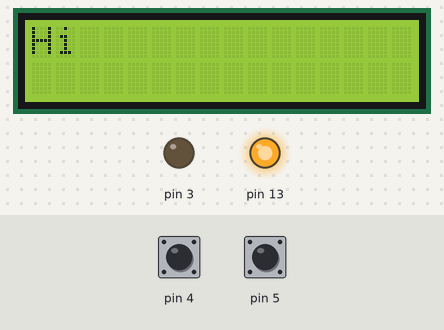
Bench run of a sketch on a simulated Arduino Uno, built with avr-gcc and run on an emulated ATmega328P. Parts: 16×2 character LCD, output pins drawn as LEDs (lit = HIGH). The inputs (shaded band) are chosen by the test bench; at power-on: pin 4 HIGH, pin 5 HIGH.

Above: at 1.2 s.
1.3 s: pin 4 pulled LOW for 0.15 s
At 2.3 s:
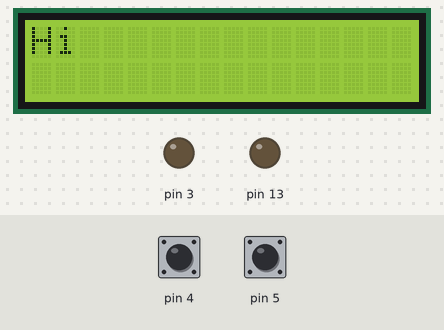
2.9 s: pin 5 pulled LOW for 0.15 s
At 3.2 s:
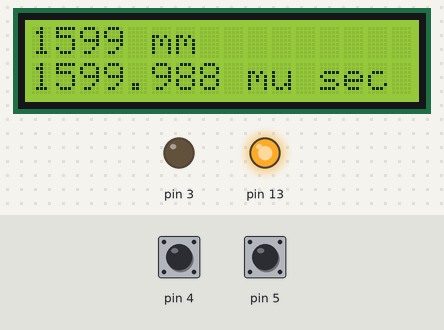
4.5 s: pin 4 driven LOW and pin 5 driven LOW
At 4.97 s:
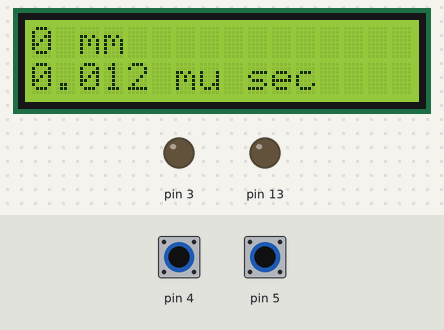
7.5 s: pin 4 driven HIGH
At 8.4 s:
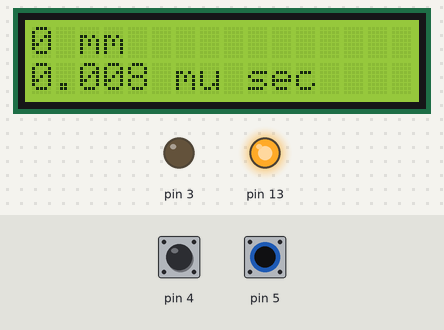
9.0 s: pin 4 driven LOW
At 11.9 s:
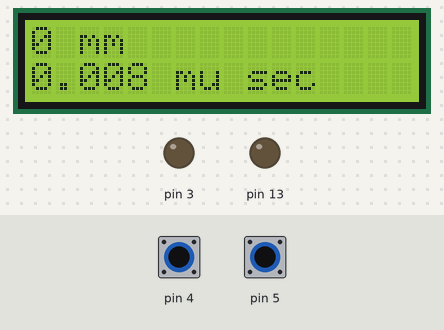
12.0 s: pin 5 driven HIGH
Timing chart, 0 to 14.5 s (numbered marks = the images above; inputs shaded):
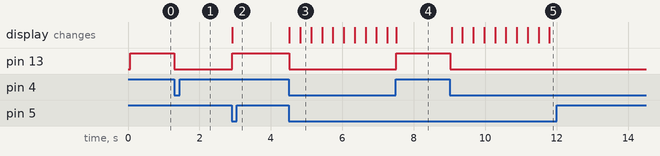

Measured:
- after the input at 1.3 s, pin 13: HIGH → LOW at once
- after the input at 2.9 s, pin 13: LOW → HIGH at once; the display: changes at once (image 2)
- after the input at 4.5 s, pin 13: HIGH → LOW at once; the display: first changes at once (image 3 shows a later state)
- after the input at 7.5 s, pin 13: LOW → HIGH at once
- after the input at 9.0 s, pin 13: HIGH → LOW at once; the display: first changes after 0.06 s (image 5 shows a later state)
- after the input at 12.0 s, every drawn part: stays the same

The sketch:

sketch_dec20a.ino
```cpp
#include <SoftwareSerial.h>
#include <LiquidCrystal.h>
#include "SerLCD.h"

SerLCD lcd(3);

void setup() {
  pinMode(4, INPUT);
  digitalWrite(4, HIGH);
  pinMode(5, INPUT);
  digitalWrite(5, HIGH);
pinMode(13, OUTPUT);

  pinMode(3, OUTPUT);
  lcd.begin(9600, 16, 2);
  lcd.clear();
  lcd.print("Hi");
}

void loop() {
  long stt, stp;
  long sm, sp;
      digitalWrite(13, digitalRead(4));
  if ( digitalRead(4) == LOW ) {
    sm = micros();
    stt = millis();
    while ( digitalRead(5) == HIGH );
    sp = micros();
    stp = millis();
    lcd.clear();
    lcd.print(stp -stt);
    lcd.print(" mm");
    lcd.setCursor(0,1);
    lcd.print((sp-sm)/1000.0,3);
    lcd.print(" mu sec");
  }
}
```
